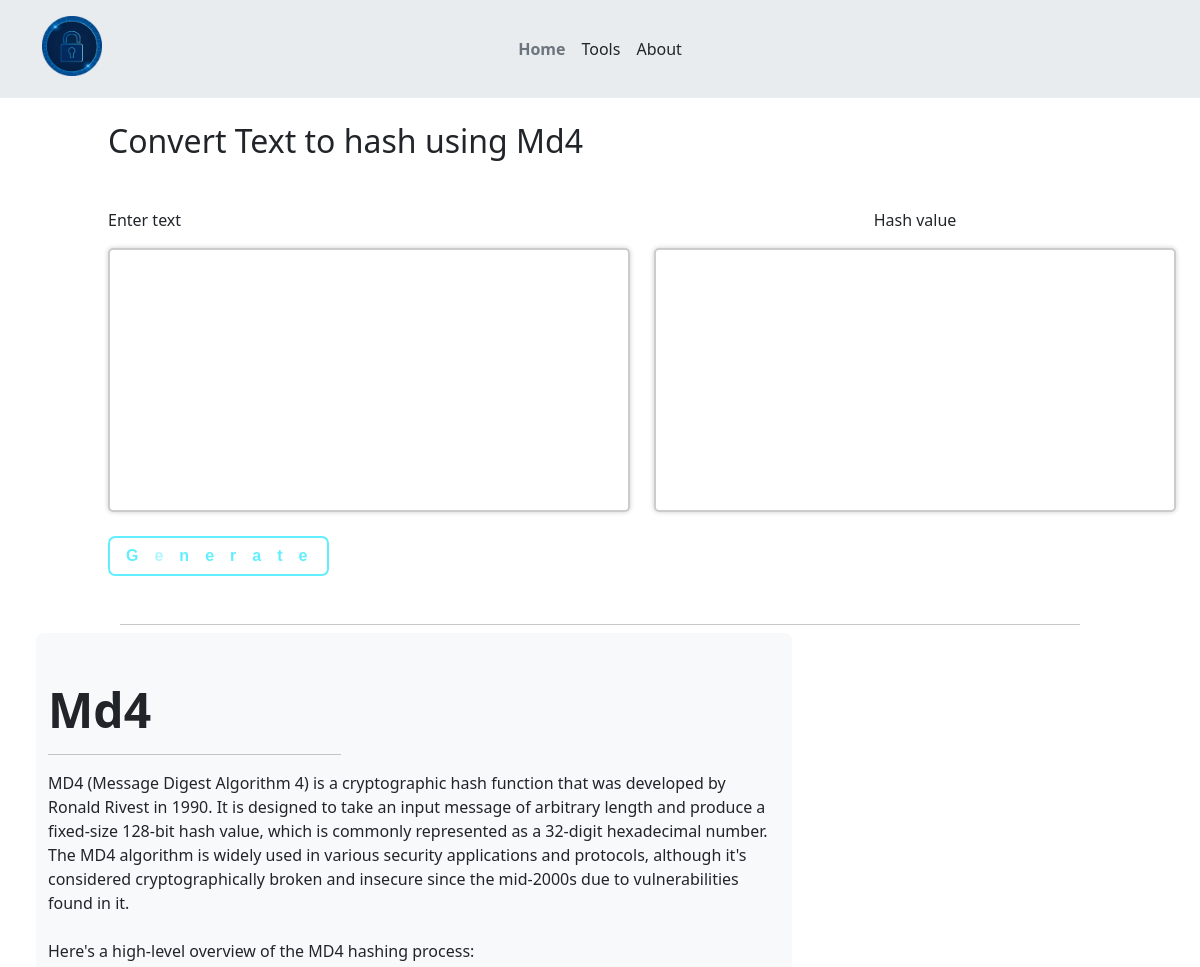
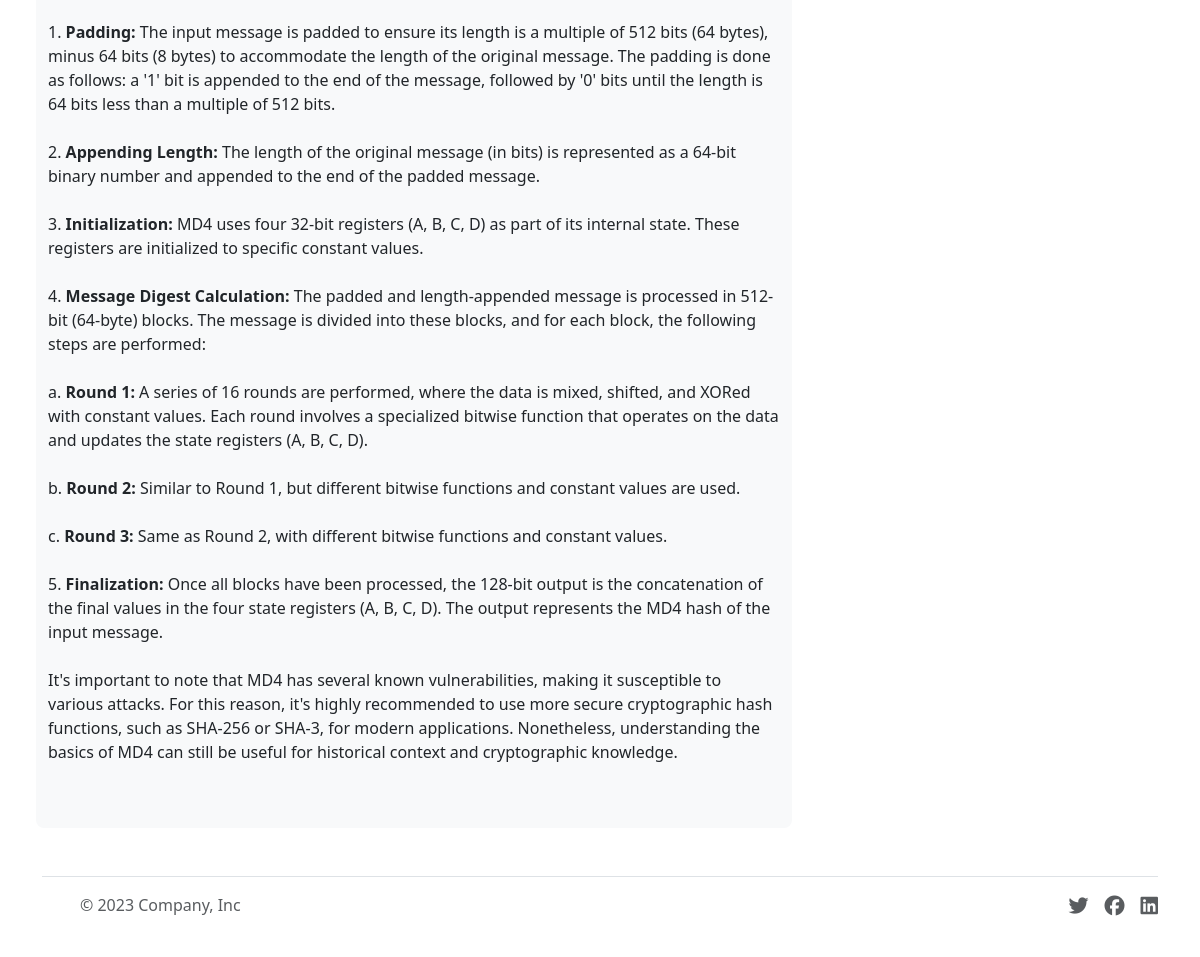
The page /md4/ on the database its author committed (2 pictures, top to bottom).
### App/models.py (models this page shows, shortened)
class Hashing(models.Model):
    title = models.CharField(max_length=150, blank=True)
    hash_name = models.CharField(max_length=256)
    description = FroalaField()

### App/views.py (the view)
# urls.py: path('md4/', views.HashMd4, name = "md4"),
def HashMd4(request):
    media=Hashing.objects.get(hash_name='Md4')
    if request.method=='POST':
        text = request.POST.get('text')
        print(text)
        hash_gen = md_4(text)
        print(hash_gen)
        return render(request, 'md4.html', context={'hash': hash_gen,'media': media,'text':text})
    return render(request, 'md4.html', context={'hash':'','media': media})

### templates/md4.html
{% extends 'hash1.html' %}
{% block MediaTitle %} {{media.title}} {% endblock MediaTitle %}
{% block HashVal %} {{hash}} {% endblock HashVal %}
{% block MediaName %}{{ media.hash_name}}{% endblock MediaName %}
{% block description %} {{media.description|safe}} {% endblock description %}

### static/css/style.css (style rules this page uses)
:root { --glow-color: hsl(186 100% 69%); }
*, *::before, *::after { box-sizing: border-box; }

### rows shown on the page
Hashing: title "Convert Text to hash using Md4", hash_name "Md4", description "MD4 (Message Digest Algorithm 4) is a cryptographic hash function that was developed by Ronald Rivest in 1990. It is designed to take an input message of arbitrary length and produce a fixed-size 128-bit hash value, which is commonly represented as a 32-digit hexadecimal number. The MD4 algorithm is widely used in various security applications and protocols, although it's considered cryptographically broken and insecure since the mid-2000s due to vulnerabilities found in it. Here's a high-level overview of the MD4 hashing process: 1. Padding: The input message is padded to ensure its length is a multiple of 512 bits (64 bytes), minus 64 bits (8 bytes) to accommodate the length of the…"
